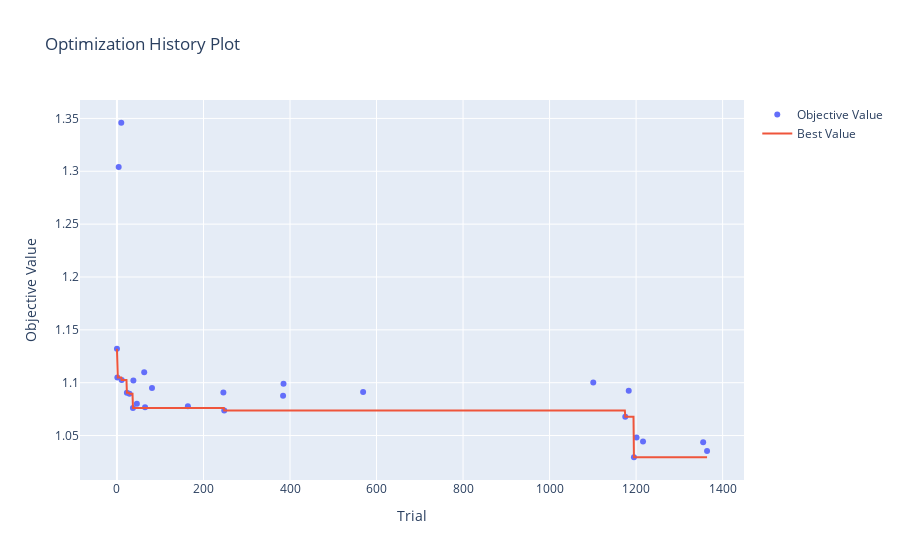

Notebook code cell kept with this figure:
### Code cell
optuna.visualization.plot_optimization_history(study)

### Figure 1 — Plotly figure (JSON) as saved in the notebook; plotly's stock layout.template omitted (floating-point values rounded to 4 significant figures; data arrays with more than 128 entries replaced by an {"elided": "..."} marker saying what was removed)
{"data": [{"mode": "markers", "name": "Objective Value", "type": "scatter", "x": [0, 1, 4, 10, 11, 23, 29, 37, 38, 46, 63, 65, 81, 164, 246, 248, 384, 385, 569, 1101, 1175, 1183, 1195, 1201, 1216, 1355, 1364], "y": [1.132, 1.105, 1.304, 1.346, 1.102, 1.09, 1.089, 1.076, 1.102, 1.08, 1.11, 1.077, 1.095, 1.078, 1.091, 1.074, 1.088, 1.099, 1.091, 1.1, 1.068, 1.092, 1.029, 1.048, 1.044, 1.044, 1.035]}, {"mode": "lines", "name": "Best Value", "type": "scatter", "x": {"elided": "1365 int values"}, "y": {"elided": "1365 float values"}}, {"marker": {"color": "#cccccc"}, "mode": "markers", "name": "Infeasible Trial", "showlegend": false, "type": "scatter", "x": [], "y": []}], "layout": {"title": {"text": "Optimization History Plot"}, "xaxis": {"title": {"text": "Trial"}}, "yaxis": {"title": {"text": "Objective Value"}}}}
